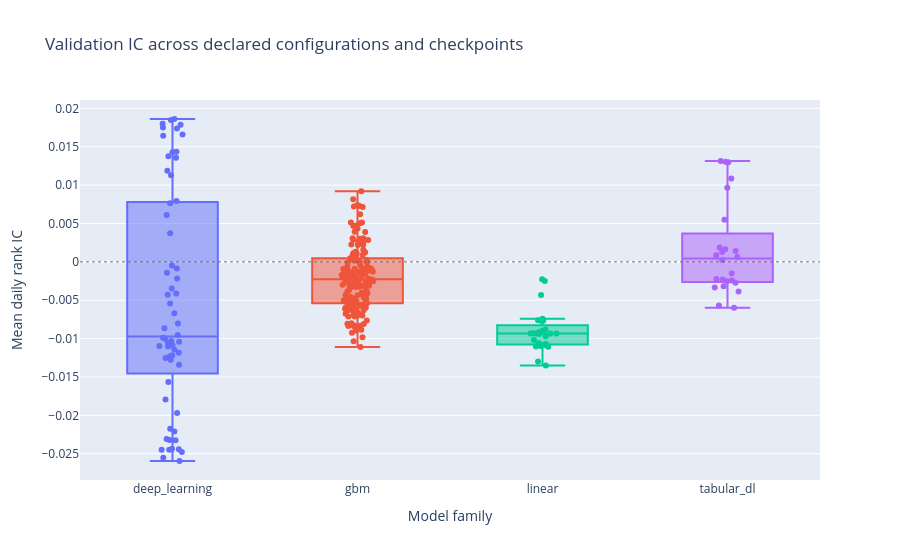

Source (notebook cell):
### Code cell
fig = go.Figure()
for family in analysis.get_column("family").unique(maintain_order=True):
    rows = analysis.filter(pl.col("family") == family)
    fig.add_trace(
        go.Box(
            name=family,
            y=rows.get_column("ic_mean").to_list(),
            text=rows.get_column("model_identity").to_list(),
            boxpoints="all",
            jitter=0.35,
            pointpos=0,
            hovertemplate="%{text}<br>validation IC %{y:+.4f}<extra></extra>",
        )
    )
fig.add_hline(y=0, line_width=1, line_dash="dot", line_color="#666666")
fig.update_layout(
    title="Validation IC across declared configurations and checkpoints",
    xaxis_title="Model family",
    yaxis_title="Mean daily rank IC",
    showlegend=False,
)
fig.show()

### Figure 1 — Plotly figure (JSON) as saved in the notebook; plotly's stock layout.template omitted (floating-point values rounded to 4 significant figures; data arrays with more than 128 entries replaced by an {"elided": "..."} marker saying what was removed)
{"data": [{"boxpoints": "all", "hovertemplate": "%{text}<br>validation IC %{y:+.4f}<extra></extra>", "jitter": 0.35, "name": "deep_learning", "pointpos": 0, "text": ["deep_learning / lstm_h64 / epoch=10", "deep_learning / lstm_h64 / epoch=100", "deep_learning / lstm_h64 / epoch=15", "deep_learning / lstm_h64 / epoch=20", "deep_learning / lstm_h64 / epoch=25", "deep_learning / lstm_h64 / epoch=30", "deep_learning / lstm_h64 / epoch=35", "deep_learning / lstm_h64 / epoch=40", "deep_learning / lstm_h64 / epoch=45", "deep_learning / lstm_h64 / epoch=5", "deep_learning / lstm_h64 / epoch=50", "deep_learning / lstm_h64 / epoch=55", "deep_learning / lstm_h64 / epoch=60", "deep_learning / lstm_h64 / epoch=65", "deep_learning / lstm_h64 / epoch=70", "deep_learning / lstm_h64 / epoch=75", "deep_learning / lstm_h64 / epoch=80", "deep_learning / lstm_h64 / epoch=85", "deep_learning / lstm_h64 / epoch=90", "deep_learning / lstm_h64 / epoch=95", "deep_learning / nlinear / epoch=10", "deep_learning / nlinear / epoch=100", "deep_learning / nlinear / epoch=15", "deep_learning / nlinear / epoch=20", "deep_learning / nlinear / epoch=25", "deep_learning / nlinear / epoch=30", "deep_learning / nlinear / epoch=35", "deep_learning / nlinear / epoch=40", "deep_learning / nlinear / epoch=45", "deep_learning / nlinear / epoch=5", "deep_learning / nlinear / epoch=50", "deep_learning / nlinear / epoch=55", "deep_learning / nlinear / epoch=60", "deep_learning / nlinear / epoch=65", "deep_learning / nlinear / epoch=70", "deep_learning / nlinear / epoch=75", "deep_learning / nlinear / epoch=80", "deep_learning / nlinear / epoch=85", "deep_learning / nlinear / epoch=90", "deep_learning / nlinear / epoch=95", "deep_learning / patchtst / epoch=10", "deep_learning / patchtst / epoch=100", "deep_learning / patchtst / epoch=15", "deep_learning / patchtst / epoch=20", "deep_learning / patchtst / epoch=25", "deep_learning / patchtst / epoch=30", "deep_learning / patchtst / epoch=35", "deep_learning / patchtst / epoch=40", "deep_learning / patchtst / epoch=45", "deep_learning / patchtst / epoch=5", "deep_learning / patchtst / epoch=50", "deep_learning / patchtst / epoch=55", "deep_learning / patchtst / epoch=60", "deep_learning / patchtst / epoch=65", "deep_learning / patchtst / epoch=70", "deep_learning / patchtst / epoch=75", "deep_learning / patchtst / epoch=80", "deep_learning / patchtst / epoch=85", "deep_learning / patchtst / epoch=90", "deep_learning / patchtst / epoch=95"], "type": "box", "y": [-0.01086, -0.01143, -0.01274, -0.01053, -0.008021, -0.003478, -0.008639, -0.001402, -0.006703, -0.01218, -0.01096, -0.01342, -0.009896, -0.01232, -0.009525, -0.01032, -0.01003, -0.01185, -0.0104, -0.01103, -0.00412, -0.02434, -0.0004577, -0.005424, -0.01251, -0.01567, -0.01968, -0.01793, -0.02595, 0.003718, -0.0221, -0.02324, -0.02323, -0.02175, -0.02309, -0.02551, -0.02449, -0.02477, -0.02447, -0.0244, -0.00218, 0.01739, -0.004287, -0.0008512, 0.007935, 0.006094, 0.01129, 0.01187, 0.01358, 0.007649, 0.0143, 0.01376, 0.01787, 0.01434, 0.0166, 0.01862, 0.01645, 0.01848, 0.01799, 0.01752]}, {"boxpoints": "all", "hovertemplate": "%{text}<br>validation IC %{y:+.4f}<extra></extra>", "jitter": 0.35, "name": "gbm", "pointpos": 0, "text": {"elided": "150 str values"}, "type": "box", "y": {"elided": "150 float values"}}, {"boxpoints": "all", "hovertemplate": "%{text}<br>validation IC %{y:+.4f}<extra></extra>", "jitter": 0.35, "name": "linear", "pointpos": 0, "text": ["linear / enet_f0.015 / final", "linear / enet_f0.03 / final", "linear / enet_f0.08 / final", "linear / enet_f0.2 / final", "linear / enet_f0.35 / final", "linear / enet_f0.5 / final", "linear / enet_f0.7 / final", "linear / enet_f0.85 / final", "linear / lasso_f0.015 / final", "linear / lasso_f0.03 / final", "linear / lasso_f0.08 / final", "linear / lasso_f0.2 / final", "linear / lasso_f0.35 / final", "linear / lasso_f0.5 / final", "linear / lasso_f0.7 / final", "linear / lasso_f0.85 / final", "linear / ols / final", "linear / ridge_a0.001 / final", "linear / ridge_a0.01 / final", "linear / ridge_a0.1 / final", "linear / ridge_a1.0 / final", "linear / ridge_a10.0 / final", "linear / ridge_a100.0 / final", "linear / ridge_a1000.0 / final", "linear / ridge_a10000.0 / final", "linear / ridge_a100000.0 / final", "linear / ridge_a1000000.0 / final", "linear / ridge_a10000000.0 / final"], "type": "box", "y": [-0.01069, -0.01089, -0.01102, -0.01298, -0.009159, -0.008823, -0.007677, -0.007405, -0.0106, -0.01095, -0.01106, -0.01349, -0.009291, -0.008979, -0.007674, -0.007612, -0.009339, -0.009339, -0.009338, -0.00934, -0.009341, -0.009383, -0.009689, -0.01083, -0.01018, -0.004332, -0.002263, -0.002485]}, {"boxpoints": "all", "hovertemplate": "%{text}<br>validation IC %{y:+.4f}<extra></extra>", "jitter": 0.35, "name": "tabular_dl", "pointpos": 0, "text": ["tabular_dl / tabm_l / epoch=100", "tabular_dl / tabm_l / epoch=125", "tabular_dl / tabm_l / epoch=150", "tabular_dl / tabm_l / epoch=175", "tabular_dl / tabm_l / epoch=200", "tabular_dl / tabm_l / epoch=25", "tabular_dl / tabm_l / epoch=50", "tabular_dl / tabm_l / epoch=75", "tabular_dl / tabm_m / epoch=100", "tabular_dl / tabm_m / epoch=125", "tabular_dl / tabm_m / epoch=150", "tabular_dl / tabm_m / epoch=175", "tabular_dl / tabm_m / epoch=200", "tabular_dl / tabm_m / epoch=25", "tabular_dl / tabm_m / epoch=50", "tabular_dl / tabm_m / epoch=75", "tabular_dl / tabm_s / epoch=100", "tabular_dl / tabm_s / epoch=125", "tabular_dl / tabm_s / epoch=150", "tabular_dl / tabm_s / epoch=175", "tabular_dl / tabm_s / epoch=200", "tabular_dl / tabm_s / epoch=25", "tabular_dl / tabm_s / epoch=50", "tabular_dl / tabm_s / epoch=75"], "type": "box", "y": [-0.003163, -0.001512, 0.001632, 0.001296, 0.001416, 0.0008714, -0.003332, -0.005693, 0.009656, 0.01087, 0.01315, 0.01299, 0.01306, -0.005983, -0.003848, 0.005493, 0.0002296, -0.002233, -0.002311, -0.002735, -0.002513, -0.002416, 0.001883, 0.0006356]}], "layout": {"shapes": [{"line": {"color": "#666666", "dash": "dot", "width": 1}, "type": "line", "x0": 0, "x1": 1, "xref": "x domain", "y0": 0, "y1": 0, "yref": "y"}], "showlegend": false, "title": {"text": "Validation IC across declared configurations and checkpoints"}, "xaxis": {"title": {"text": "Model family"}}, "yaxis": {"title": {"text": "Mean daily rank IC"}}}}
